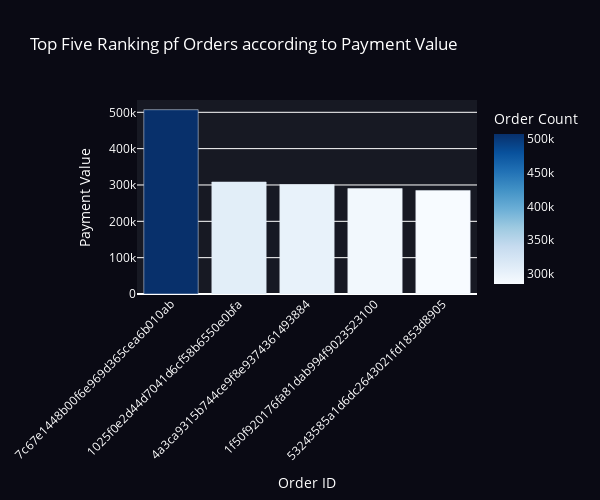

Notebook code cell kept with this figure:
### Markdown cell above
As the value is -.106514 is very much close to 0 or can say is neutral as its not near to -1  , so no impact of orders on product and there exist a neutral relation . the correlation coeeficient is fro -1 to +1 , (-1 means inversely proportional and +1 means directly proportional)

### Code cell
#5. Calculate the total revenue generated by each seller, and rank them by revenue.
query = """select * , dense_rank() over (order by total_revenue desc) as Revenue_rank from
(SELECT 
    order_items.seller_id,
    round(SUM(payments.payment_value),2) AS total_revenue
FROM 
    order_items
JOIN 
    payments ON order_items.order_id = payments.order_id
GROUP BY 
    order_items.seller_id) as payment_value_table

"""


cur.execute(query)
data = cur.fetchall()

df=pd.DataFrame(data,columns=["Order_ID","Payment_Value","Ranking"])

print



df1=df.head(5)
fig = px.bar(df1, x='Order_ID', y='Payment_Value',
             title='Top Five Ranking pf Orders according to Payment Value  ',
             labels={'Order_ID': 'Order_ID', 'Payment_Value': 'Payment_Value'},
             color='Payment_Value',
             color_continuous_scale=px.colors.sequential.Blues)  


fig.update_layout(
    xaxis_title='Order ID',
    yaxis_title='Payment Value',
    xaxis_tickangle=-45,
    
    plot_bgcolor='rgb(23, 25, 35)',  
    paper_bgcolor='rgb(10, 10, 20)',  
    font=dict(color='white'),  
    coloraxis_colorbar=dict(
        title='Order Count',
       
     ),
    width=600,  
    height=500
    
)

# Show the plot
fig.show()

### Figure 1 — Plotly figure (JSON) as saved in the notebook; plotly's stock layout.template omitted (floating-point values rounded to 4 significant figures)
{"data": [{"alignmentgroup": "True", "hovertemplate": "Order_ID=%{x}<br>Payment_Value=%{marker.color}<extra></extra>", "legendgroup": "", "marker": {"color": [507200.0, 308200.0, 301200.0, 290300.0, 284900.0], "coloraxis": "coloraxis", "pattern": {"shape": ""}}, "name": "", "offsetgroup": "", "orientation": "v", "showlegend": false, "textposition": "auto", "type": "bar", "x": ["7c67e1448b00f6e969d365cea6b010ab", "1025f0e2d44d7041d6cf58b6550e0bfa", "4a3ca9315b744ce9f8e9374361493884", "1f50f920176fa81dab994f9023523100", "53243585a1d6dc2643021fd1853d8905"], "xaxis": "x", "y": [507200.0, 308200.0, 301200.0, 290300.0, 284900.0], "yaxis": "y"}], "layout": {"barmode": "relative", "coloraxis": {"colorbar": {"title": {"text": "Order Count"}}, "colorscale": [[0, "rgb(247,251,255)"], [0.125, "rgb(222,235,247)"], [0.25, "rgb(198,219,239)"], [0.375, "rgb(158,202,225)"], [0.5, "rgb(107,174,214)"], [0.625, "rgb(66,146,198)"], [0.75, "rgb(33,113,181)"], [0.875, "rgb(8,81,156)"], [1, "rgb(8,48,107)"]]}, "font": {"color": "white"}, "height": 500, "legend": {"tracegroupgap": 0}, "paper_bgcolor": "rgb(10, 10, 20)", "plot_bgcolor": "rgb(23, 25, 35)", "title": {"text": "Top Five Ranking pf Orders according to Payment Value  "}, "width": 600, "xaxis": {"anchor": "y", "domain": [0, 1], "tickangle": -45, "title": {"text": "Order ID"}}, "yaxis": {"anchor": "x", "domain": [0, 1], "title": {"text": "Payment Value"}}}}
